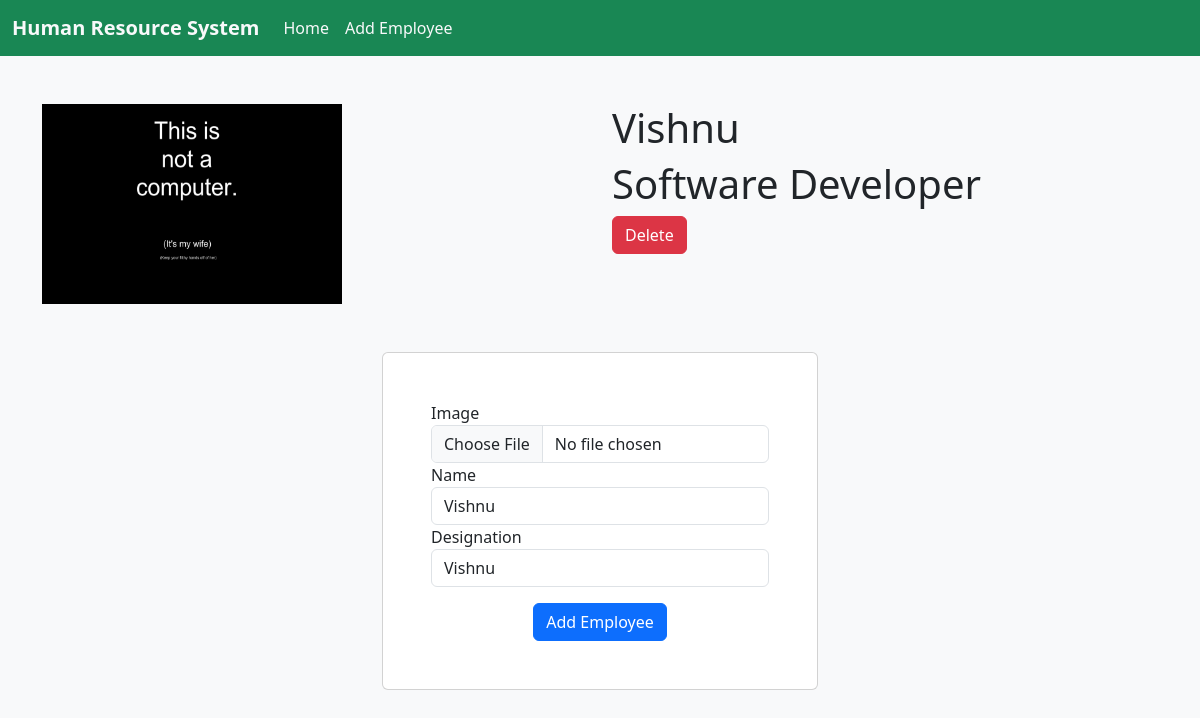
Screenshot of /empf/9 with the database file from the repository.
### employeeapp/models.py (models this page shows)
class Employee(models.Model):
    empname = models.CharField(max_length=100)
    empdesignation = models.CharField(max_length=100)
    image = models.ImageField(upload_to='employee_images/', blank=True, null=True)

### employeeapp/views.py (the view, shortened to what this page needs)
# urls.py: path("empf/<id>", views.empf, name="empf"),
def empf(request,id):
    obj = Employee.objects.get(id = id)
    return render(request, "emp-full.html",{'obj': obj})

### template/emp-full.html (shortened to what this page needs)
{% load static %}
<!DOCTYPE html>
<html lang="en">
    <head>
        <link rel="stylesheet" href="css/style.css">
        <link
            href="https://cdn.jsdelivr.net/npm/bootstrap@5.3.3/dist/css/bootstrap.min.css"
            rel="stylesheet"
>
    </head>
    <body class="bg-light">
        <nav class="navbar navbar-expand-lg bg-success">
            <div class="container-fluid">
                <a class="navbar-brand text-light fw-bolder" href="#">Human
                    Resource
                    System</a>
                <div class="collapse navbar-collapse" id="navbarNav">
                    <ul class="navbar-nav">
                        <li class="nav-item">
                            <a class="nav-link active text-light"
                                aria-current="page"
                                href="{% url 'index' %}">Home</a>
                        </li>
                        <li class="nav-item">
                            <a class="nav-link text-light"
                                href="{% url 'addem' %}">Add
                                Employee</a>
                        </li>
                    </ul>
                </div>
            </div>
        </nav>
        <div class="container mt-5">
            <div class="row">
                <div class="col-6">
                    <img class src="{{ obj.image.url }}" alt
                        style="height: 200px; width: 300px;">
                </div>
                <div class="col-6">
                    <h1>{{obj.empname}}</h1>
                    <h1>{{obj.empdesignation}}</h1>
                    <a href="{% url 'delete' obj.id %}"
                        class="btn btn-danger ">Delete</a>
                </div>
            </div>
        </div>
        <div class=" d-flex justify-content-center align-items-center pt-5">
            <form method="post" class="card p-5" enctype="multipart/form-data">
                <label for="image">Image</label>
                <input type="file" name="image" id="image" class="form-control">
                <label for="empname">Name</label>
                <input type="text" name="empname" id="empname" class="form-control" value="{{obj.empname}}">
                <label for="empdesignation">Designation</label>
                <input type="text" name="empdesignation" id="empdesignation" class="form-control" value="{{obj.empname}}">
                <input type="submit" value="Add Employee" class="btn btn-primary mt-3 d-block m-auto">
            </form>
        </div>
    </body>
</html>

### rows the page displays
Employee: image (picture), empname "Vishnu", empdesignation "Software Developer", empdesignation "Vishnu"
